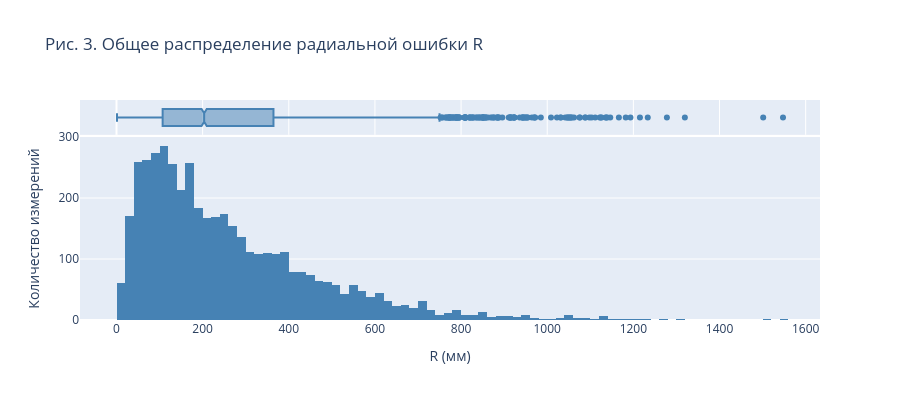

Source (notebook cell):
### Code cell
fig = px.histogram(
    df, x="R", nbins=80, marginal="box",
    title="Рис. 3. Общее распределение радиальной ошибки R",
    labels={"R": "R (мм)"},
    color_discrete_sequence=["steelblue"],
)
fig.update_layout(yaxis_title="Количество измерений", height=400)
fig.show()

### Figure 1 — Plotly figure (JSON) as saved in the notebook; plotly's stock layout.template omitted (floating-point values rounded to 4 significant figures; data arrays with more than 128 entries replaced by an {"elided": "..."} marker saying what was removed)
{"data": [{"bingroup": "x", "hovertemplate": "R (мм)=%{x}<br>count=%{y}<extra></extra>", "legendgroup": "", "marker": {"color": "steelblue", "pattern": {"shape": ""}}, "name": "", "nbinsx": 80, "orientation": "v", "showlegend": false, "type": "histogram", "x": {"elided": "4500 float values"}, "xaxis": "x", "yaxis": "y"}, {"hovertemplate": "R (мм)=%{x}<extra></extra>", "legendgroup": "", "marker": {"color": "steelblue"}, "name": "", "notched": true, "showlegend": false, "type": "box", "x": {"elided": "4500 float values"}, "xaxis": "x2", "yaxis": "y2"}], "layout": {"barmode": "relative", "height": 400, "legend": {"tracegroupgap": 0}, "title": {"text": "Рис. 3. Общее распределение радиальной ошибки R"}, "xaxis": {"anchor": "y", "domain": [0, 1], "title": {"text": "R (мм)"}}, "xaxis2": {"anchor": "y2", "domain": [0, 1], "matches": "x", "showgrid": true, "showticklabels": false}, "yaxis": {"anchor": "x", "domain": [0, 0.8316], "title": {"text": "Количество измерений"}}, "yaxis2": {"anchor": "x2", "domain": [0.8416, 1], "matches": "y2", "showgrid": false, "showline": false, "showticklabels": false, "ticks": ""}}}
